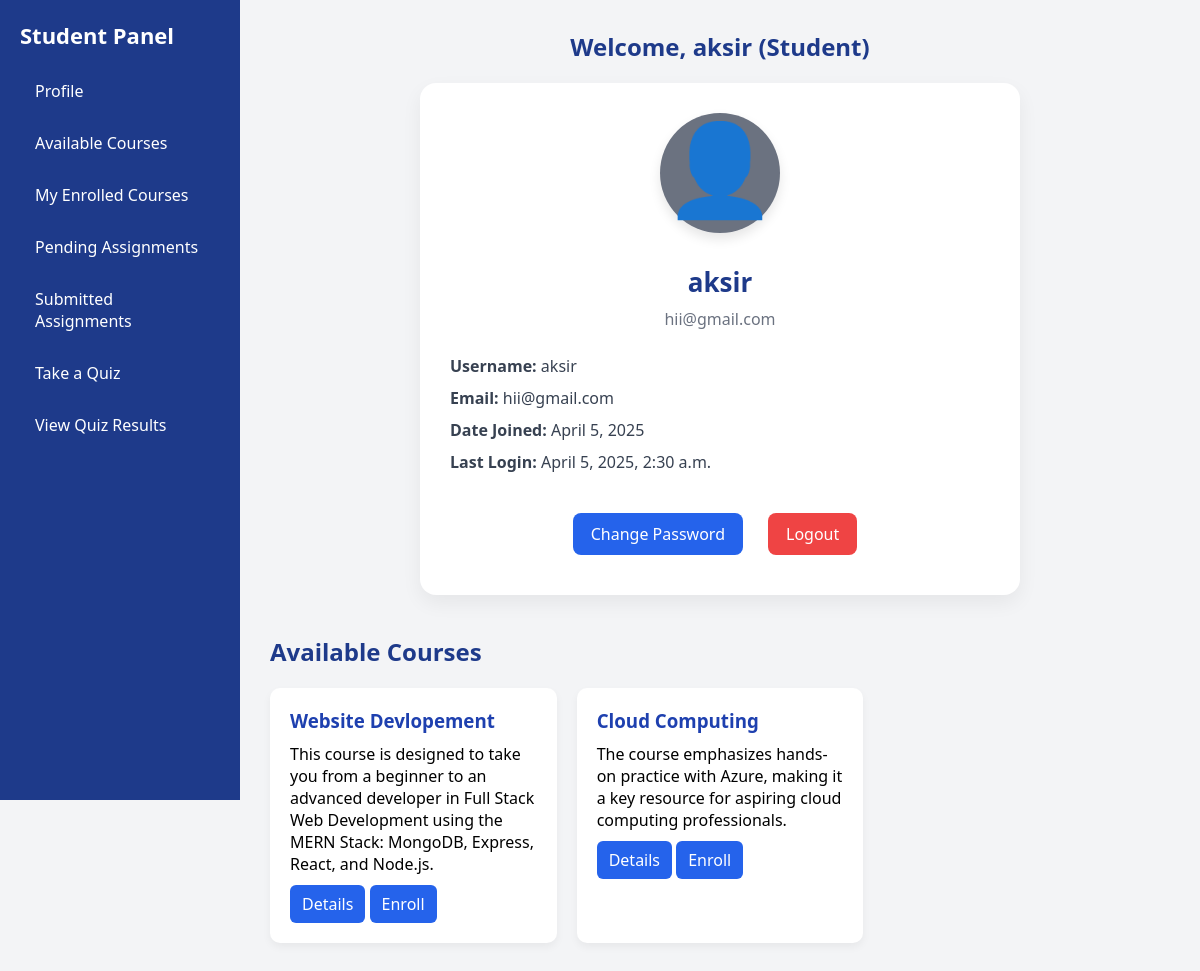
Screenshot of /student_dashboard/ (signed in) with the database file from the repository.
### elearnapp/models.py (models this page shows, shortened)
class CustomUser(AbstractUser):
    ROLE_CHOICES = [
        ('student', 'Student'),
        ('faculty', 'Faculty'),
        ('admin', 'Admin'),
    ]
    role = models.CharField(max_length=10, choices=ROLE_CHOICES)
    groups = models.ManyToManyField(Group, related_name="customuser_groups", blank=True)
    user_permissions = models.ManyToManyField(Permission, related_name="customuser_permissions", blank=True)

class Course(models.Model):
    title = models.CharField(max_length=200)
    description = models.TextField()
    faculty = models.ForeignKey(CustomUser, on_delete=models.CASCADE, limit_choices_to={'role': 'faculty'})
    students = models.ManyToManyField(CustomUser, related_name='enrolled_courses', limit_choices_to={'role': 'student'})
    start_date = models.DateField(null=True, blank=True)  # Allow null values for existing data
    image = models.ImageField(upload_to='course_images/', null=True, blank=True)  # New field

### elearnapp/views.py (the view)
# urls.py: path('student_dashboard/', views.student_dashboard, name='student_dashboard'),
@login_required
def student_dashboard(request):
    student = request.user
    available_courses = Course.objects.exclude(students=student)  # Courses not yet enrolled
    enrolled_courses = Course.objects.filter(students=student)  # Enrolled courses
    pending_assignments = Assignment.objects.filter(course__in=enrolled_courses).exclude(
        submission__student=student
    )
    submitted_assignments = Submission.objects.filter(student=student)
    graded_assignments = submitted_assignments.exclude(grade__isnull=True)
    if request.method == "POST" and request.FILES.get("file"):
        assignment_id = request.POST.get("assignment")
        assignment = Assignment.objects.get(id=assignment_id)
        file = request.FILES["file"]
        Submission.objects.create(assignment=assignment, student=student, file=file)
        return redirect("student_dashboard")
    context = {
        "available_courses": available_courses,
        "enrolled_courses": enrolled_courses,
        "pending_assignments": pending_assignments,
        "submitted_assignments": submitted_assignments,
        "graded_assignments": graded_assignments,
    }
    return render(request, "student_dashboard.html", context)

### elearnapp/templates/student_dashboard.html (shortened to what this page needs)
<!DOCTYPE html>
<html lang="en">
<head>
  <link rel="stylesheet" href="https://cdnjs.cloudflare.com/ajax/libs/font-awesome/6.5.0/css/all.min.css" />
</head>
<body>
  <div class="sidebar">
    <h2 style="color: white;">Student Panel</h2>
    <a href="javascript:void(0)" onclick="showSection('profile')">Profile</a>
    <a href="javascript:void(0)" onclick="showSection('available')">Available Courses</a>
    <a href="javascript:void(0)" onclick="showSection('enrolled')">My Enrolled Courses</a>
    <a href="javascript:void(0)" onclick="showSection('pending')">Pending Assignments</a>
    <a href="javascript:void(0)" onclick="showSection('submitted')">Submitted Assignments</a>
    <a href="{% url 'student_quiz_list' %}">Take a Quiz</a>
    <a href="{% url 'quiz_results' %}">View Quiz Results</a>
</div>
    <div class="main-content">
        <h2 align="center">Welcome, {{ user.username }} (Student)</h2>
<div id="profile" class="section hidden" style="display: flex; justify-content: center;">
  <div class="profile-card">
    <div class="profile-header centered">
      <div class="profile-avatar">
        <div class="icon-circle">
          <div class="profile-avatark">👤</div>
        </div>
      </div>
      <div class="profile-info">
        <h3>{{ user.get_full_name|default:user.username }}</h3>
        <p>{{ user.email }}</p>
      </div>
    </div>
    <div class="profile-details">
      <p><strong>Username:</strong> {{ user.username }}</p>
      <p><strong>Email:</strong> {{ user.email }}</p>
      <p><strong>Date Joined:</strong> {{ user.date_joined|date:"F j, Y" }}</p>
      <p><strong>Last Login:</strong> {{ user.last_login|date:"F j, Y, g:i a" }}</p>
    </div>
    <div class="profile-actions">
      <a href="" class="button">Change Password</a>
      <a href="" class="button logout">Logout</a>
    </div>
  </div>
</div>
        <div id="available" class="section">
            <h2>Available Courses</h2>
            {% if available_courses %}
            <div class="card-container">
                {% for course in available_courses %}
                <div class="card">
                    <h3>{{ course.title }}</h3>
                    <p>{{ course.description }}</p>
                    <div>
                        <a href="{% url 'course_details' course.id %}">Details</a>
                        <a href="{% url 'enroll_course' course.id %}">Enroll</a>
                    </div>
                </div>
                {% endfor %}
            </div>
            {% else %}
            <div class="no-data">No available courses.</div>
            {% endif %}
        </div>
</body>
</html>

### elearnapp/templates/student_dashboard.html (style rules this page uses)
* { margin: 0; padding: 0; box-sizing: border-box; font-family: 'Segoe UI', Tahoma, Geneva, Verdana, sans-serif; }
body { display: flex; min-height: 100vh; background-color: #f3f4f6; }
.sidebar { width: 20%; background-color: #1e3a8a; color: white; padding: 20px; height: 100vh; overflow-y: auto; position: fixed; }
.sidebar h2 { margin-bottom: 20px; font-size: 22px; }
.sidebar a { display: block; color: white; text-decoration: none; padding: 10px 15px; margin-bottom: 10px; border-radius: 6px; transition: background 0.3s; }
.main-content { margin-left: 20%; padding: 30px; width: 80%; }
h2 { color: #1e3a8a; margin-bottom: 20px; }
.card-container { display: grid; grid-template-columns: repeat(auto-fill, minmax(280px, 1fr)); gap: 20px; margin-bottom: 40px; }
.card { background-color: white; border-radius: 10px; padding: 20px; box-shadow: 0 4px 8px rgba(0,0,0,0.05); }
.card h3 { margin-bottom: 10px; color: #1e40af; }
.card p { flex-grow: 1; }
.card a { display: inline-block; margin-top: 10px; text-decoration: none; background-color: #2563eb; color: white; padding: 8px 12px; border-radius: 6px; }
a.button { display: inline-block; background-color: #2563eb; color: white; padding: 8px 16px; margin: 10px 10px 10px 0; border-radius: 6px; text-decoration: none; }
.profile-card { background-color: white; border-radius: 16px; padding: 30px; box-shadow: 0 8px 20px rgba(0,0,0,0.06); max-width: 600px; width: 100%; margin: 0 auto 40px; text-align: center; }
.profile-header.centered { display: flex; flex-direction: column; align-items: center; margin-bottom: 25px; }
.profile-avatar { margin-bottom: 15px; }
.icon-circle { width: 120px; height: 120px; background-color: #6b7280; border-radius: 50%; display: flex; justify-content: center; align-items: center; margin: 0 auto 1rem; box-shadow: 0 6px 12px rgba(0, 0, 0, 0.1); }
.profile-info h3 { margin: 0; font-size: 26px; font-weight: 600; color: #1e3a8a; }
.profile-info p { color: #6b7280; margin-top: 8px; font-size: 16px; }
.profile-details { margin-top: 20px; text-align: left; }
.profile-details p { margin: 10px 0; font-size: 16px; color: #374151; }
.profile-actions { margin-top: 30px; display: flex; justify-content: center; gap: 15px; flex-wrap: wrap; }
.profile-actions .button { background-color: #2563eb; color: white; padding: 10px 18px; border-radius: 8px; text-decoration: none; font-weight: 500; transition: background-color 0.3s; }
.profile-actions .button.logout { background-color: #ef4444; }
.profile-avatark { font-size: 90px; text-align: center; margin-bottom: 15px; }

### rows the page displays
CustomUser: username "aksir", get_full_name "aksir", email "hii@gmail.com", date_joined "April 5, 2025", last_login "April 5, 2025, 2:30 a.m."
Course: title "Website Devlopement", description "This course is designed to take you from a beginner to an advanced developer in Full Stack Web Development using the MERN Stack: MongoDB, Express, React, and Node.js."
Course: title "Cloud Computing", description "The course emphasizes hands-on practice with Azure, making it a key resource for aspiring cloud computing professionals."
